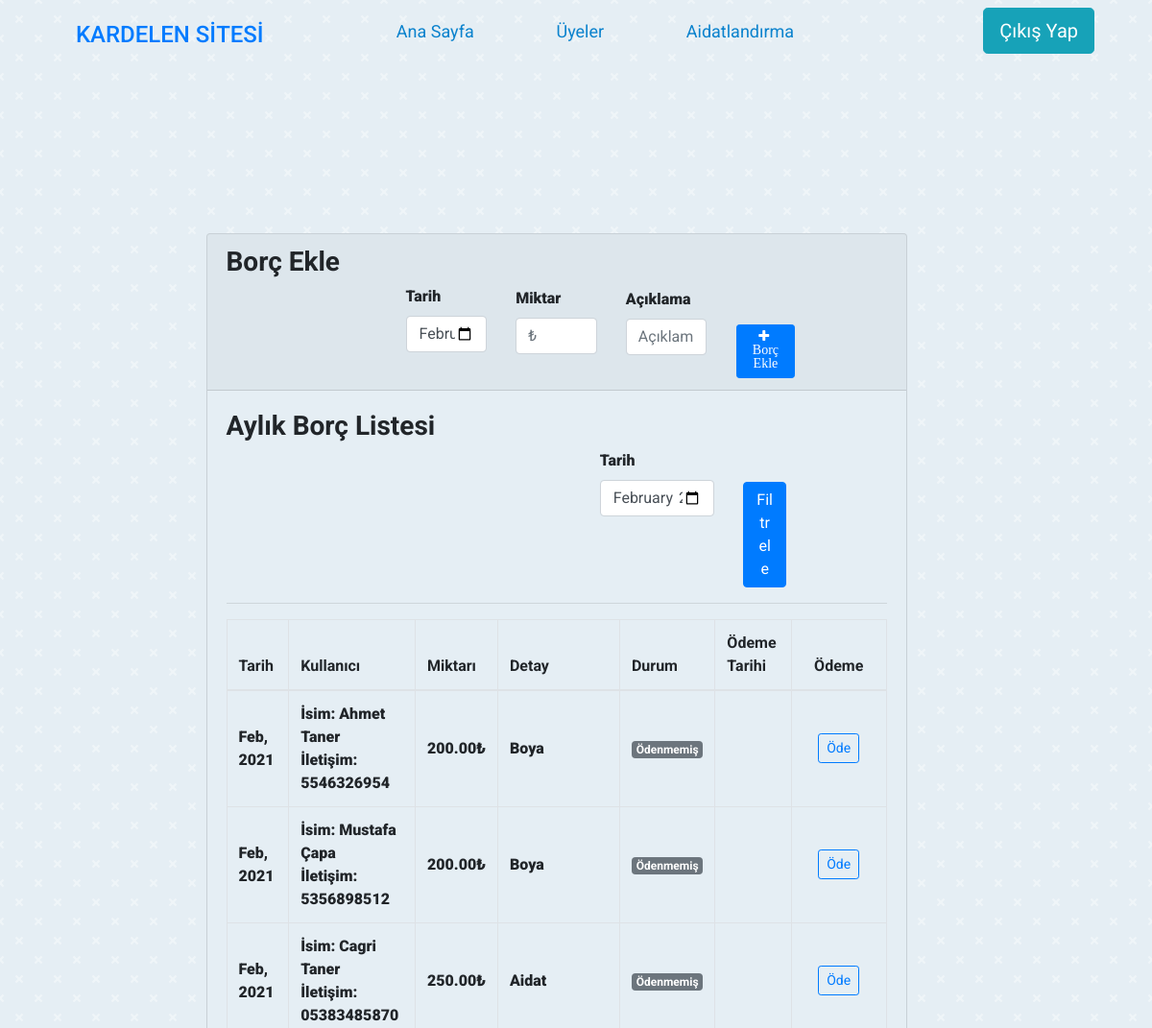
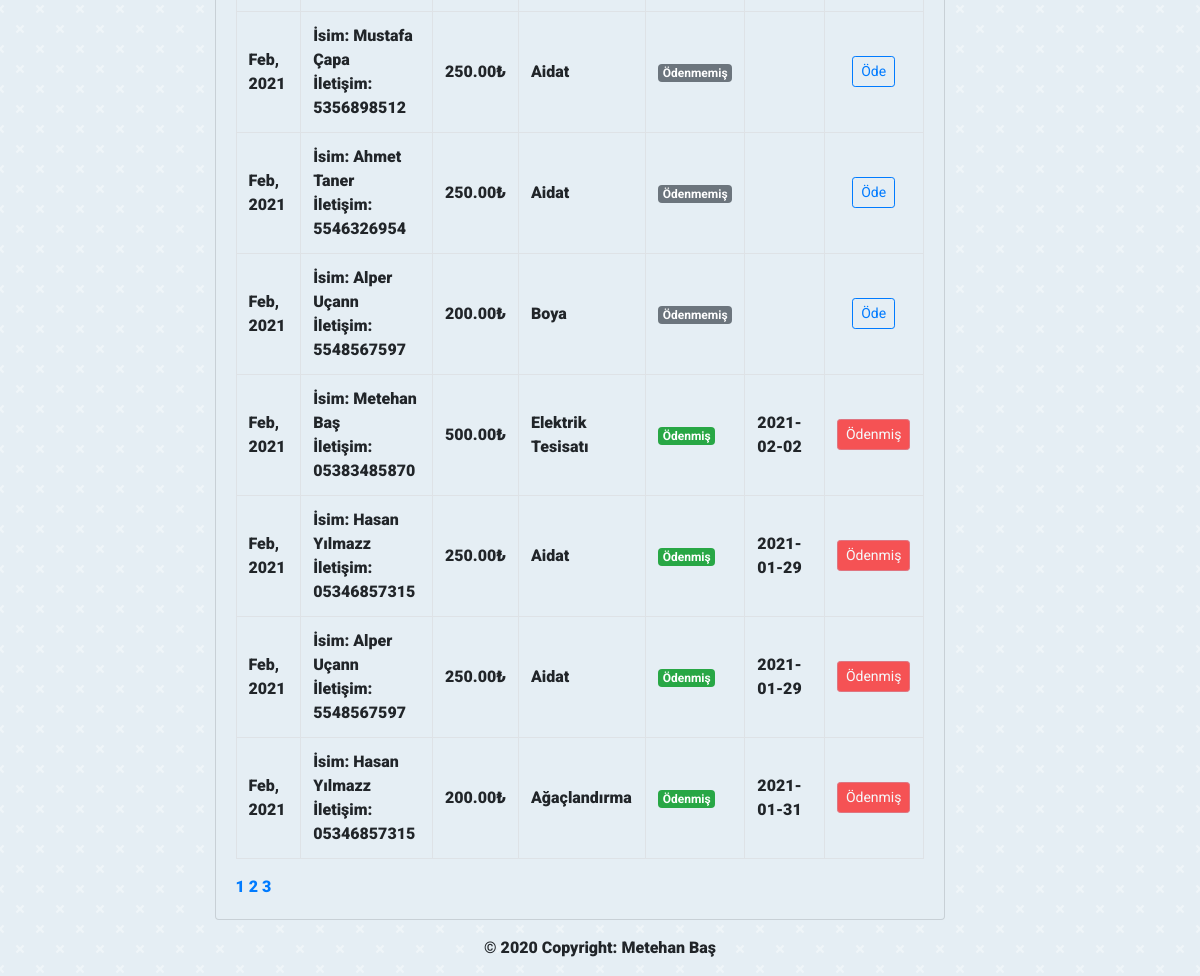
/billing.php?month=2021-02&page=2, run on the app's committed database (2 pictures, top to bottom).
### tables this page shows
CREATE TABLE `billing` (
  `id` int(11) NOT NULL,
  `billing_date` date NOT NULL DEFAULT current_timestamp(),
  `user_id` int(30) NOT NULL,
  `status` int(1) NOT NULL DEFAULT 0 COMMENT '	0=pending,1=paid	',
  `payment_date` date DEFAULT NULL,
  `amount` double NOT NULL,
  `detail` varchar(55) DEFAULT NULL
);

CREATE TABLE `users` (
  `id` int(11) NOT NULL,
  `user_name` varchar(255) NOT NULL,
  `password` varchar(255) NOT NULL,
  `name` varchar(255) NOT NULL,
  `email` varchar(55) NOT NULL,
  `phonenum` varchar(11) NOT NULL,
  `phonenum1` varchar(11) NOT NULL,
  `block` varchar(255) NOT NULL,
  `flat` int(2) NOT NULL,
  `regdate` date DEFAULT NULL,
  `exitdate` date DEFAULT NULL
);

### billing.php (the view, shortened to what this page needs)
<?php include "db_conn.php";
$month = isset($_GET['month']) ? date('Y-m',strtotime($_GET['month'].'-01')) : date('Y-m') ;
$page1=1;
if(isset($_GET['page'])){
$page =$_GET['page'];
if($page == "1"){
  $page1=0;
}
else{
  $page1 = ($page*10)-10;
}
}
else{
  $page1=0;
}
?>
<!doctype html>
<html lang="en">
<head>
  <link rel="stylesheet" href="https://cdn.jsdelivr.net/npm/bootstrap@4.5.3/dist/css/bootstrap.min.css">
  <link rel="stylesheet" href="./css/style.css">
      <link rel="stylesheet" href="https://cdnjs.cloudflare.com/ajax/libs/font-awesome/4.7.0/css/font-awesome.min.css">
</head>
<body>
  <header>
    <div class="logo-container">
      <a href="admin-panel.php" style="text-decoration:none;font-weight: 400;margin:7% 7%;">
        <h4>KARDELEN SİTESİ</h4>
      </a>
    </div>
    <nav>
      <ul class="nav-links">
        <li><a class="nav-link" href="admin-panel.php">Ana Sayfa</a></li>
        <li><a class="nav-link" href="users.php">Üyeler</a></li>
        <li><a class="nav-link" href="billing.php">Aidatlandırma</a></li>
      </ul>
    </nav>
    <div class="cart">
      <p>
        <a href="logout.php" class="btn btn-info btn-lg">
          <span class="glyphicon glyphicon-log-out"></span> Çıkış Yap
        </a>
      </p>
    </div>
  </header>
  <br><br><br><br><br><br>
  <div class="row">
    <div class="col-md-8" style="margin-left:15%;">
      <div class="container-fluid">
      	<div class="col-lg-12">
      		<div class="row">
      			<div class="col-md-12">
      				<div class="card" style="margin-top:-4%;  background-color: #e5eef4 !important;">
      					<div class="card-header">
                  <h3><b>Borç Ekle<b></h3>
      						<span class="">
                    <form class="" action="addbill.php" method="post">
                      <div class="col-md-2 offset-md-3">
                					<label for="" class="control-label">Tarih</label>
                  					<input type="month" value="<?php echo isset($_GET['billing_date']) ? date('Y-m',strtotime($_GET['billing_date'].'-01')) :date('Y-m'); ?>" class="form-control" name="billing_date">
                			</div>
                      <div class="col-md-2 offset-md-5" style="margin-top:-4.3em;">
                        <label for="" class="control-label">Miktar</label>
                        <input type="text" class="form-control" name="amount" id="exampleInputPassword1" placeholder="₺">
                      </div>
                      <div class="col-md-2 offset-md-7" style="margin-top:-4.3em;">
                        <label for="" class="control-label">Açıklama</label>
                        <input type="text" class="form-control" name="detail" id="exampleInputPassword1" placeholder="Açıklama">
                      </div>
                      <div class="col-md-7 offset-md-9" style="margin-top:-2em;">
                        <button style="" class="btn btn-primary btn-block btn-sm col-sm-2" type="" id="new_billing" onClick="return confirm('Borç eklemek istediğinize emin misiniz?');"> <i class="fa fa-plus">&nbsp Borç Ekle</i></button>
                      </div>
                      </form>
      				</span>
      					</div>
      					<div class="card-body">
                    <h3><b>Aylık Borç Listesi<b></h3>
      						<div class="row form-group">
                    <div class="col-md-8 offset-md-5" style="margin-left:36.5%;">
                      <form class="" action="filter-month.php" method="post">
                  <div class="col-md-2 float-left" id = "container" style = "width: 550px; min-height: 100px; margin-left:-30%;">
                </div>
                      <div class="col-md-4 offset-md-3">
                        <label for="" class="control-label">Tarih</label>
                        <input type="month" class="form-control" name="month"  value="<?php echo isset($_GET['month']) ? date('Y-m',strtotime($_GET['month'].'-01')) :date('Y-m'); ?>" required>
                      </div>
                      <div class="col-md-2 offset-md-7" style="margin-top:-4.3em;">
                            <label for="" class="control-label">&nbsp</label>
                            <button class="btn btn-primary btn-block " id="filter" type="">Filtrele</button>
                            </div>
                        </form>
                      </div>
                    </div>
      						<hr>
      						<table class="table table-bordered table-condensed table-hover">
      							<thead>
      								<tr>
      									<th class="">Tarih</th>
      									<th class="">Kullanıcı</th>
      									<th class="">Miktarı</th>
      									<th class="">Detay</th>
      									<th class="">Durum</th>
      									<th class="">Ödeme Tarihi</th>
      									<th class="text-center">Ödeme</th>
      								</tr>
      							</thead>
      							<tbody>
      								<?php
                      $billingcounter = $conn->query("SELECT b.*,u.name,u.phonenum from billing b inner join users u on u.id = b.user_id where date_format(b.billing_date,'%Y-%m') = '$month' order by b.id asc");
      								$billing = $conn->query("SELECT b.*,u.name,u.phonenum from billing b inner join users u on u.id = b.user_id where date_format(b.billing_date,'%Y-%m') = '$month' order by status asc limit $page1,10");
                      $count = mysqli_num_rows($billingcounter);
                      $a =$count/10;
                      $a = ceil($a);
                      	while($row=$billing->fetch_assoc()){
                        ?>
                    	<tr>
      									<td class="">
      										 <p> <b><?php echo date("M, Y",strtotime($row['billing_date'])) ?></b></p>
      									</td>
      									<td class="">
      										 <p> İsim: <b><?php echo ucwords($row['name']) ?></b></p>
      										 <p> İletişim: <b><?php echo ucwords($row['phonenum']) ?></b></p>
      									</td>
      									<td class="">
      										 <p class="text-left"> <b><?php echo number_format($row['amount'],2)."₺" ?></b></p>
      									</td>
                        <td class="">
                           <p class="text-left"> <b><?php echo $row['detail']?></b></p>
                        </td>
      									<td class="">
      										<?php if($row['status'] == 1): ?>
      										 <span class="badge badge-success">Ödenmiş</span>
      										<?php else: ?>
      										 <span class="badge badge-secondary">Ödenmemiş  </span>
      										<?php endif; ?>
      									</td>
                        <td class="">
                           <p class="text-left"> <b><?php echo ($row['payment_date'])?></b></p>
                        </td>
      									<td class="text-center">
                          <?php if($row['status'] == 0): ?>
                          <a href="adminpay.php?id=<?php echo $row['id'];?>">
      										<button class="btn btn-sm btn-outline-primary view_billing" type="button" onClick="return confirm('Borcu ödemek istediğinizden emin misiniz?');">Öde</button> </a>
                          <?php else: ?>
                            <a href="">
                            <button class="btn btn-sm btn-outline-danger view_billing" type="button" style="background-color:red;color:white;" disabled>Ödenmiş</button> </a>
                            <?php endif; ?>
      									</td>
      								</tr>
                    <?php } ?>
      							</tbody>
      						</table>
                    <?php
                    for($b=0;$b < $a;$b++) {
                    ?> <a href="billing.php?month=<?php echo $month; ?>&page=<?php echo $b+1; ?>" style="text-decoration:none;"><?php echo $b+1; ?></a> <?php
                    }
                     ?>
      					</div>
      				</div>
      			</div>
      		</div>
      	</div>
      </div>
    </div>
  </div>
  <footer class="page-footer font-small blue">
    <div class="footer-copyright text-center py-3">© 2020 Copyright: Metehan Baş
    </div>
  </footer>
</body>

### css/style.css (style rules this page uses)
body { margin-left: 0%; font-family: 'Roboto', sans-serif; background-color: #e5eef4 !important; -webkit-animation: fadein 1s; }
header { display: flex; width: 90%; height: 10vh; margin: auto; align-items: center; color: #0a82cd; font-family: 'Roboto', sans-serif; }
.logo-container, .nav-links, .cart { display: flex; }
.logo-container { flex: 1; }
nav { flex: 2; }
.nav-links { justify-content: space-around; list-style: none; }
.nav-link { color: #0a82cd; font-size: 18px; text-decoration: none; }
.cart { flex: 1; justify-content: flex-end; }

### billing.php (style rules this page uses)
td { vertical-align: middle !important; }
td p { margin: unset }

### data on the page
billing: billing_date "Feb, 2021", user.name "Ahmet Taner", user.phonenum "5546326954", amount "200.00", detail "Boya", status "Ödenmemiş"
billing: billing_date "Feb, 2021", user.name "Mustafa Çapa", user.phonenum "5356898512", amount "200.00", detail "Boya", status "Ödenmemiş"
billing: billing_date "Feb, 2021", user.name "Cagri Taner", user.phonenum "05383485870", amount "250.00", detail "Aidat", status "Ödenmemiş"
billing: billing_date "Feb, 2021", user.name "Mustafa Çapa", user.phonenum "5356898512", amount "250.00", detail "Aidat", status "Ödenmemiş"
billing: billing_date "Feb, 2021", user.name "Ahmet Taner", user.phonenum "5546326954", amount "250.00", detail "Aidat", status "Ödenmemiş"
billing: billing_date "Feb, 2021", user.name "Alper Uçann", user.phonenum "5548567597", amount "200.00", detail "Boya", status "Ödenmemiş"
billing: billing_date "Feb, 2021", user.name "Metehan Baş", user.phonenum "05383485870", amount "500.00", detail "Elektrik Tesisatı", status "Ödenmiş", payment_date "2021-02-02"
billing: billing_date "Feb, 2021", user.name "Hasan Yılmazz", user.phonenum "05346857315", amount "250.00", detail "Aidat", status "Ödenmiş", payment_date "2021-01-29"
billing: billing_date "Feb, 2021", user.name "Alper Uçann", user.phonenum "5548567597", amount "250.00", detail "Aidat", status "Ödenmiş", payment_date "2021-01-29"
billing: billing_date "Feb, 2021", user.name "Hasan Yılmazz", user.phonenum "05346857315", amount "200.00", detail "Ağaçlandırma", status "Ödenmiş", payment_date "2021-01-31"
